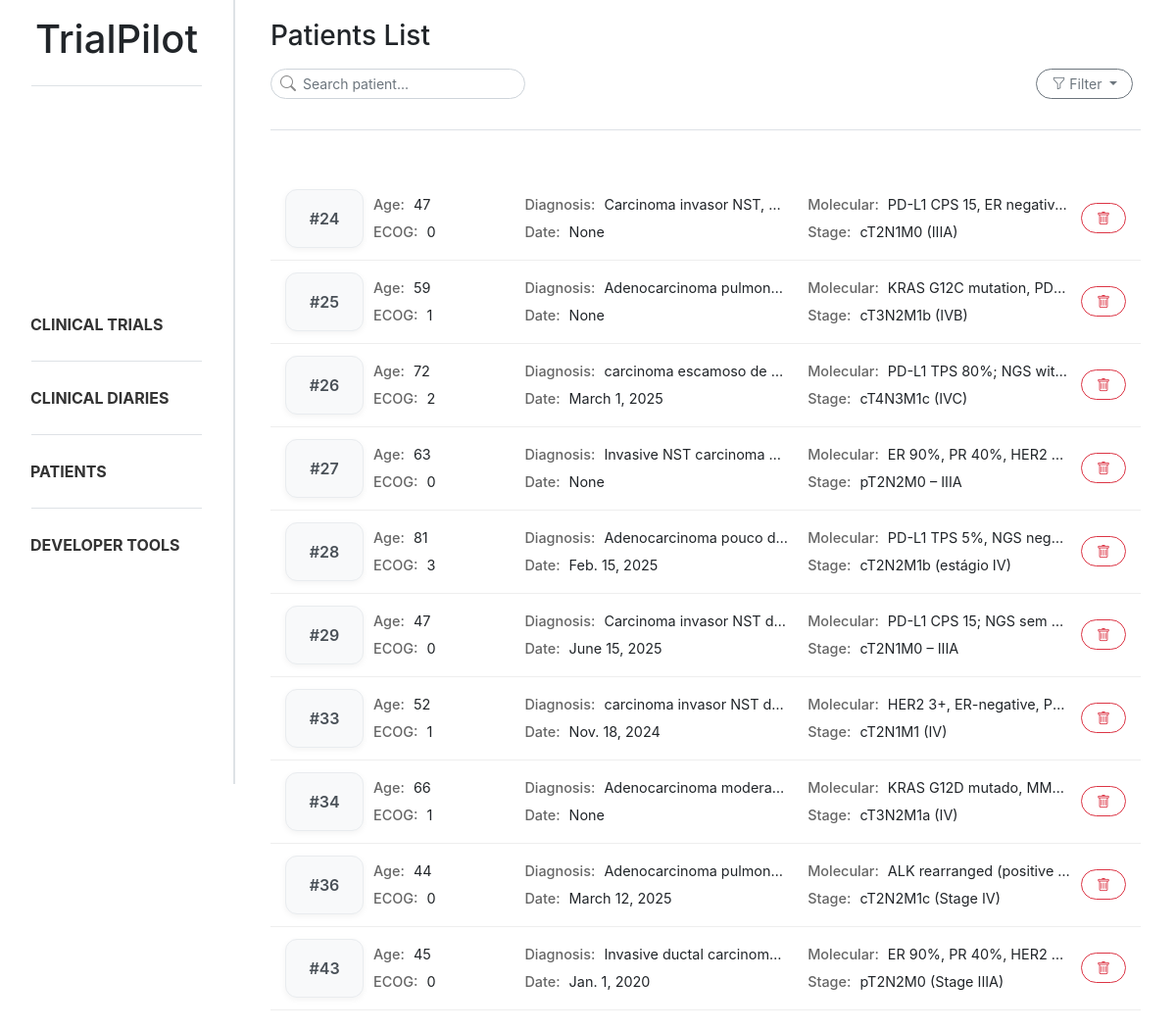
The app's page /patients/, older data.
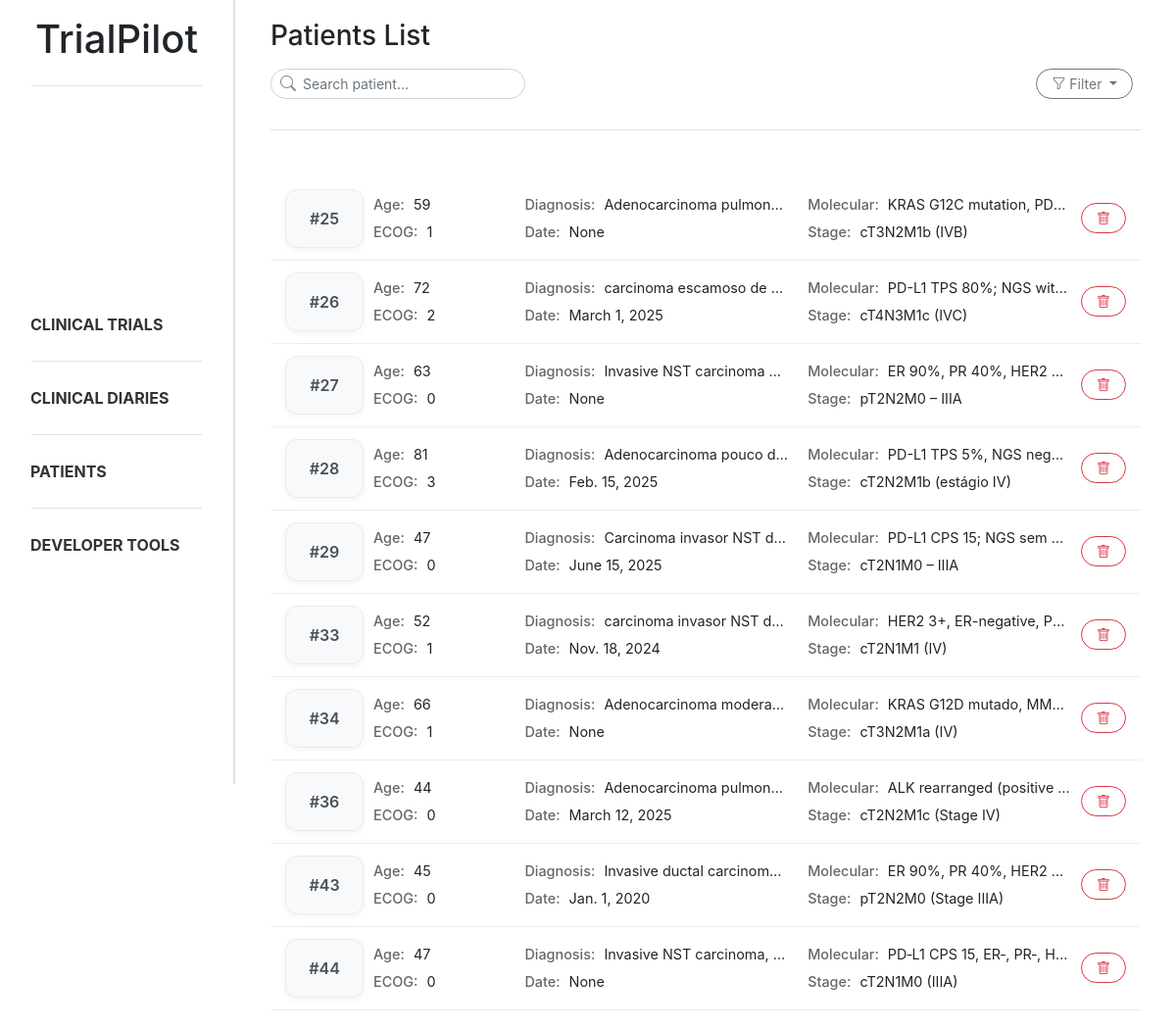
The same page, newer data.
### trialpilot/models.py (models this page shows, shortened)
class Patient_profile(models.Model):
    document = models.ForeignKey(Document, on_delete=models.CASCADE, related_name="patient_profiles")
    age = models.IntegerField(null=True, blank=True)
    ecog_ps = models.IntegerField(null=True, blank=True)
    diagnosis = models.CharField(max_length=255, null=True, blank=True)
    diagnosis_date = models.DateField(null=True, blank=True)
    molecular_status = models.CharField(max_length=255, null=True, blank=True)
    stage = models.CharField(max_length=50, null=True, blank=True)
    control = models.CharField(max_length=255, null=True, blank=True)
    created_at = models.DateTimeField(auto_now_add=True)

### trialpilot/views.py (the view, shortened to what this page needs)
# urls.py: path('patients/', patient_list, name='patient_list'),
def patient_list(request):
    search = request.GET.get("search", "").strip()
    stage = request.GET.get("stage", "").strip()
    molecular_status = request.GET.get("molecular_status", "").strip()
    patients = Patient_profile.objects.all()
    if stage:
        patients = patients.filter(stage__icontains=stage)
    if molecular_status:
        patients = patients.filter(molecular_status__icontains=molecular_status)
    patient_data = []
    for patient in patients:
        treatments = Treatment.objects.filter(patient=patient)
        analysis_obj = Analysis.objects.filter(patient=patient).first()
        patient.json_analysis = json.dumps(serialize_analysis(analysis_obj))
        patient_data.append((patient, treatments))
    return render(request, 'trialpilot/patient_list.html', {
        'patient_data': patient_data,
        'search': search,
        'stage': stage,
        'molecular_status': molecular_status,
    })

### trialpilot/views.py (called while the page is built, shortened)
def serialize_analysis(analysis):
    if not analysis:
        return {}

### trialpilot/templates/trialpilot/patient_list.html (shortened to what this page needs)
{% extends "trialpilot/base.html" %}
{% block content %}
<div class="d-flex flex-column mb-4 ml-3 mr-3">
    <h3 class="mb-3">Patients List</h3>
    <div class="d-flex justify-content-between align-items-center mb-3">
        <form method="GET">
            <div class="position-relative" style="width:260px">
                <i class="bi bi-search position-absolute"
                    style="left:10px; top:50%; transform:translateY(-50%); color:#888;"></i>
                <input type="text" name="search" class="form-control form-control-sm rounded-ui"
                    style="padding-left: 32px;" placeholder="Search patient...">
            </div>
        </form>
        <div class="dropdown" style="margin-right: 0.5rem;">
            <button class="btn btn-outline-secondary btn-sm rounded-ui dropdown-toggle" type="button"
                data-bs-toggle="dropdown" aria-expanded="false">
                <i class="bi bi-funnel"></i>
                Filter
            </button>
        </div>
    </div>
    <div class="sidebar-divider mb-4"></div>
</div>
<div class="patient-list ml-3 mr-3">
    {% for patient, treatments in patient_data %}
    <div class="patient-card patient-card-trigger" data-id="{{ patient.id }}" data-age="{{ patient.age }}"
        data-ecog="{{ patient.ecog_ps }}" data-diagnosis="{{ patient.diagnosis }}"
        data-date="{{ patient.diagnosis_date }}" data-molecular="{{ patient.molecular_status }}"
        data-stage="{{ patient.stage }}" data-control="{{ patient.control }}" data-treatments='[
        {% for t in treatments %}
            {
                "name": "{{ t.treatment_name|escapejs }}",
                "start": "{{ t.start_date }}",
                "end": "{{ t.end_date|default:"Ongoing" }}"
            }{% if not forloop.last %},{% endif %}
        {% endfor %}
     ]' data-analysis='{{ patient.json_analysis|safe }}'>
        <div class="patient-layout">
            <div class="patient-id">
                #{{ patient.id }}
            </div>
            <div class="patient-grid">
                <div><strong>Age:</strong> {{ patient.age }}</div>
                <div><strong>Diagnosis:</strong> {{ patient.diagnosis }}</div>
                <div><strong>Molecular:</strong> {{ patient.molecular_status }}</div>
                <div><strong>ECOG:</strong> {{ patient.ecog_ps }}</div>
                <div><strong>Date:</strong> {{ patient.diagnosis_date }}</div>
                <div><strong>Stage:</strong> {{ patient.stage }}</div>
            </div>
            <div class="patient-actions">
                <button class="btn btn-outline-danger btn-sm reset-btn rounded-ui"
                    data-document-id="{{ patient.document.id }}" data-patient-id="{{ patient.id }}">
                    <i class="bi bi-trash"></i>
                </button>
            </div>
        </div>
    </div>
    {% endfor %}
</div>
{% endblock %}

Row changes from the older to the newer data that the page shows:
removed Patient_profile: id "24", age "47", diagnosis "Carcinoma invasor NST,…", molecular_status "PD-L1 CPS 15, ER negativ…", ecog_ps "0", diagnosis_date "None", stage "cT2N1M0 (IIIA)"
added Patient_profile: id "44", age "47", diagnosis "Invasive NST carcinoma,…", molecular_status "PD‑L1 CPS 15, ER‑, PR‑, H…", ecog_ps "0", diagnosis_date "None", stage "cT2N1M0 (IIIA)"
